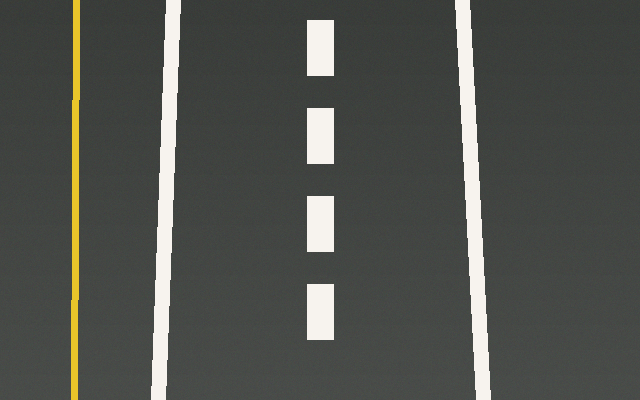
#> input picture tp2/dados/pista_bev.png, 640 x 400 px; its folder holds 6 pictures in this run
$ python ex2b.py   (older library calls are emulated)
#> lines starting #> are read from the running program, lines starting #| are printed output that depends on the picture; after the words box and inside, x2 and y2 are one past the last pixel; in counts of white or black regions, pixels touching at a corner belong together; long printed decimals are rounded
### tp2/utils.py
from pathlib import Path
import cv2
import numpy as np


BASE_DIR = Path(__file__).resolve().parent
DADOS_DIR = BASE_DIR / "dados"


# Carrega imagem da pasta dados/ validando a existencia do arquivo
def carregar_imagem(nome, cinza=False):
#> called with nome = 'pista_bev.png', cinza = True
    caminho = DADOS_DIR / nome
    flag = cv2.IMREAD_GRAYSCALE if cinza else cv2.IMREAD_COLOR
    imagem = cv2.imread(str(caminho), flag)
#> imagem: shape (400, 640); min 54, max 243, mean 80.1
#> call 2 of carregar_imagem, with nome = 'bordas_gt.png', cinza = True
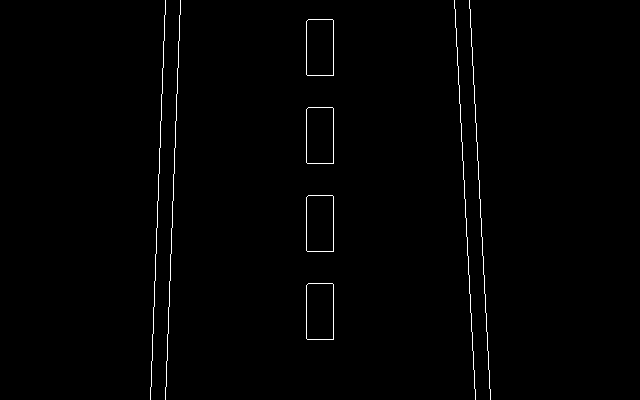
#> input picture tp2/dados/bordas_gt.png, 640 x 400 px
#> in carregar_imagem (call 2), `imagem = cv2.imread(str(caminho), flag)`: imagem: shape (400, 640); 0.88% white in thin lines or dots, all inside (x1, y1, x2, y2) = (150, 0, 491, 400)
    if imagem is None:
        raise FileNotFoundError(f"Imagem nao encontrada: {caminho}")
    return imagem


# Mapeia magnitudes float64 de gradientes/filtros para a faixa [0, 255] uint8
def normalizar_uint8(matriz):
    arr = np.asarray(matriz, dtype=np.float64)
    max_val = float(np.max(np.abs(arr)))
    if max_val <= 1e-12:
        return np.zeros(arr.shape, dtype=np.uint8)
    return np.uint8(np.clip((np.abs(arr) / max_val) * 255.0, 0, 255))


# Monta e salva um grid comparativo com legendas sobrepostas sem depender de GUI
# [29 lines left out: function criar_painel_opencv, not called in this run]

### tp2/ex2b.py
import argparse
import time
import cv2
import matplotlib
import numpy as np
from utils import BASE_DIR, carregar_imagem, normalizar_uint8


# Implementa filtragem espacial 2D manual em NumPy com borda reflect equivalente ao OpenCV
def convolucao_2d_manual_lacos(imagem_cinza, kernel_3x3):
    img_f64 = imagem_cinza.astype(np.float64)
    k_f64 = np.asarray(kernel_3x3, dtype=np.float64)
    h, w = img_f64.shape
#> h = 400; w = 640
    # mode='reflect' replica cv2.BORDER_REFLECT_101 sem duplicar o pixel de borda
    padded = np.pad(img_f64, ((1, 1), (1, 1)), mode="reflect")
    saida = np.zeros((h, w), dtype=np.float64)

    for y in range(h):
        for x in range(w):
            janela = padded[y : y + 3, x : x + 3]
            saida[y, x] = np.sum(janela * k_f64)
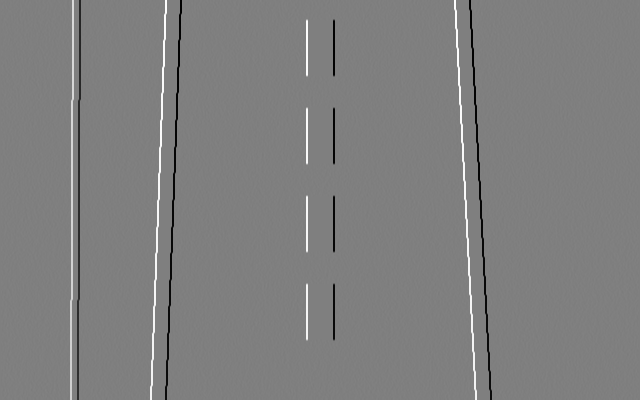
#> saida: shape (400, 640) float64; min -745, max 745, mean 0; drawn with min black and max white

    return saida


# Aplica combinacoes lineares de Sobel X/Y orientadas em 0, 45, 90 e 135 graus
def banco_filtros_direcionais_numpy(imagem_cinza):
    kx = np.array([[-1.0, 0.0, 1.0], [-2.0, 0.0, 2.0], [-1.0, 0.0, 1.0]], dtype=np.float64)
    ky = kx.T
    img_f64 = imagem_cinza.astype(np.float64)
    padded = np.pad(img_f64, ((1, 1), (1, 1)), mode="reflect")
    # sliding_window_view + einsum vetoriza a convolucao 2D em NumPy puro sem cv2.filter2D
    janelas = np.lib.stride_tricks.sliding_window_view(padded, (3, 3))

    respostas = {}
    kernels = {}
    for angulo in (0, 45, 90, 135):
        theta = np.deg2rad(angulo)
        # Base direcional steerable: k(theta) = cos(theta)*Kx + sin(theta)*Ky
        k_dir = np.cos(theta) * kx + np.sin(theta) * ky
        kernels[angulo] = k_dir
        conv = np.einsum("ijkl,kl->ij", janelas, k_dir)
        respostas[angulo] = np.abs(conv)

    return respostas, kernels


def main():
    parser = argparse.ArgumentParser()
    parser.add_argument("--auto", action="store_true")
    args = parser.parse_args()

    if args.auto:
        matplotlib.use("Agg")
    import matplotlib.pyplot as plt

    bev_cinza = carregar_imagem("pista_bev.png", cinza=True)
    bordas_gt = carregar_imagem("bordas_gt.png", cinza=True) > 0

    kernel_sobel_x = np.array([[-1.0, 0.0, 1.0], [-2.0, 0.0, 2.0], [-1.0, 0.0, 1.0]], dtype=np.float64)

    t0_man = time.perf_counter()
    sobel_manual = convolucao_2d_manual_lacos(bev_cinza, kernel_sobel_x)
    tempo_man_ms = (time.perf_counter() - t0_man) * 1000.0

    t0_cv = time.perf_counter()
    sobel_opencv = cv2.Sobel(bev_cinza, cv2.CV_64F, 1, 0, ksize=3, borderType=cv2.BORDER_REFLECT_101)
    tempo_cv_ms = (time.perf_counter() - t0_cv) * 1000.0

    diferenca_abs = np.abs(sobel_manual - sobel_opencv)
#> diferenca_abs: shape (400, 640) float64; every value is 0
    erro_max = float(np.max(diferenca_abs))
#> erro_max = 0
    erro_medio = float(np.mean(diferenca_abs))
#> erro_medio = 0
    pixels_divergentes = int(np.count_nonzero(diferenca_abs > 1e-9))
#> pixels_divergentes = 0
    validado_allclose = bool(np.allclose(sobel_manual, sobel_opencv, atol=1e-9))
#> validado_allclose = True

    respostas_dir, kernels_dir = banco_filtros_direcionais_numpy(bev_cinza)
#> after the loop in banco_filtros_direcionais_numpy, `for angulo in (0, 45, 90, 135):`: kernels = {0: [[-1, 0, 1], [-2, 0, 2], [-1, 0, 1]], 45: [[-1.41, -1.41, 1.11e-16], [-1.41, 0, 1.41], [-1.11e-16, 1.41, 1.41]], 90: [[-1, -2, -1], [-1.22e-16, 0, 1.22e-16], [1, 2, 1]], 135: [[-1.11e-16, -1.41, -1.41], [1.41, 0, -1.41], [1.41, 1.41, 1.11e-16]]}; respostas = 4 items
#> respostas_dir = 4 items; kernels_dir has the same summary as kernels in banco_filtros_direcionais_numpy
    tensor_feature_maps = np.stack([respostas_dir[a] for a in (0, 45, 90, 135)], axis=-1).astype(np.float32)
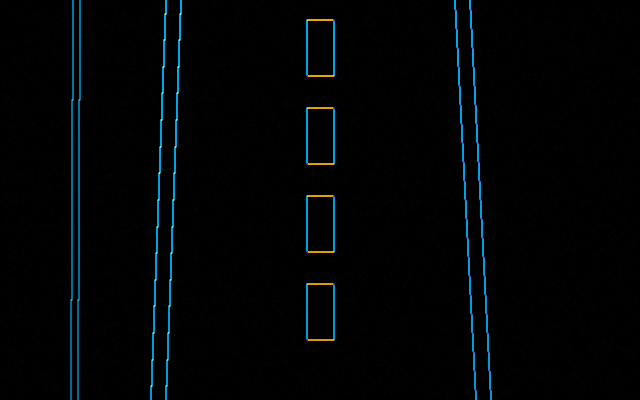
#> tensor_feature_maps: shape (400, 640, 4) float32; mean of channels 0, 1, 2, 3 17.8, 14.4, 5.2, 14.5; drawn with min black and max white

    metricas_angulos = {}
    for angulo, mapa in respostas_dir.items():
        media_global = float(np.mean(mapa))
        media_bordas_faixa = float(np.mean(mapa[bordas_gt]))
        energia_bordas = float(np.sum(mapa[bordas_gt] ** 2))
        metricas_angulos[angulo] = {
            "media_global": media_global,
            "media_faixas": media_bordas_faixa,
            "energia_faixas": energia_bordas,
        }
#> this loop made 4 passes
#> (angulo, media_global, media_bordas_faixa, energia_bordas) on passes 1 to 4: (0, 17.84, 643.4, 1.02e+09), (45, 14.41, 496.9, 566788656), (90, 5.16, 91.67, 123447857), (135, 14.49, 502.2, 578723662)
#> after the loop, metricas_angulos = 4 items

    angulo_vencedor = max(metricas_angulos, key=lambda a: metricas_angulos[a]["media_faixas"])
#> angulo_vencedor = 0

    fig, axes = plt.subplots(2, 4, figsize=(16, 8))
    paineis = [
        (bev_cinza, f"BEV Original ({bev_cinza.shape[1]}x{bev_cinza.shape[0]})"),
        (normalizar_uint8(sobel_manual), f"Sobel X Manual NumPy ({tempo_man_ms:.1f} ms)"),
        (normalizar_uint8(sobel_opencv), f"cv2.Sobel X ({tempo_cv_ms:.3f} ms)"),
        (normalizar_uint8(diferenca_abs), f"Erro Pixel a Pixel (Max={erro_max:.1e})"),
        (normalizar_uint8(respostas_dir[0]), f"Filtro 0° (Faixa={metricas_angulos[0]['media_faixas']:.1f})"),
        (normalizar_uint8(respostas_dir[45]), f"Filtro 45° (Faixa={metricas_angulos[45]['media_faixas']:.1f})"),
        (normalizar_uint8(respostas_dir[90]), f"Filtro 90° (Faixa={metricas_angulos[90]['media_faixas']:.1f})"),
        (normalizar_uint8(respostas_dir[135]), f"Filtro 135° (Faixa={metricas_angulos[135]['media_faixas']:.1f})"),
    ]
#> in normalizar_uint8, `max_val = float(np.max(np.abs(arr)))`: max_val = 745
#> in normalizar_uint8, `return np.uint8(np.clip((np.abs(arr) / max_val) * 255.0, 0, 255))`:
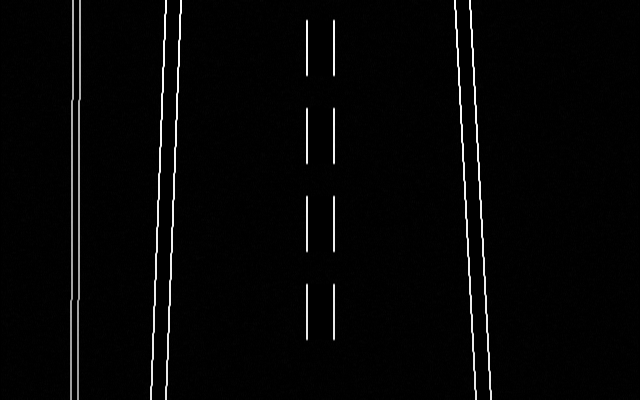
#> returned value: shape (400, 640); min 0, max 255, mean 5.8
#> in normalizar_uint8 (call 5), `arr = np.asarray(matriz, dtype=np.float64)`:
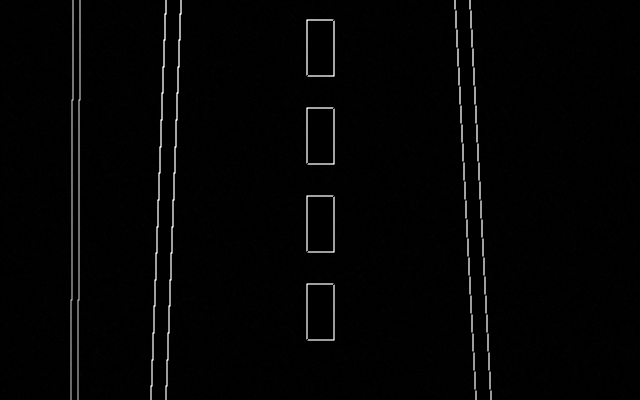
#> arr: shape (400, 640) float64; min 0, max 783.5, mean 14.4; drawn with min black and max white
#> in normalizar_uint8 (call 5), `max_val = float(np.max(np.abs(arr)))`: max_val = 783.5
#> in normalizar_uint8 (call 6), `arr = np.asarray(matriz, dtype=np.float64)`:
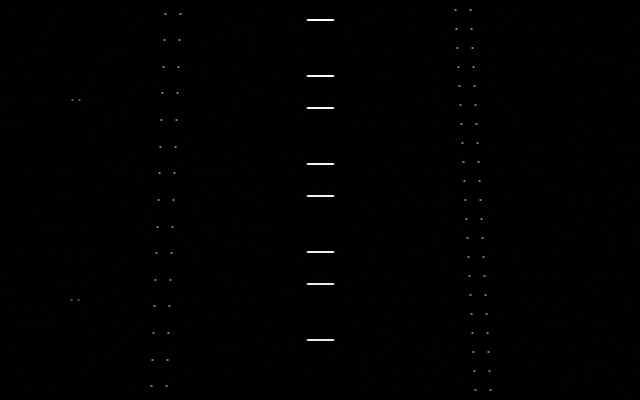
#> arr: shape (400, 640) float64; min 0, max 741, mean 5.2; drawn with min black and max white
#> in normalizar_uint8 (call 6), `max_val = float(np.max(np.abs(arr)))`: max_val = 741

    for ax, (im, titulo) in zip(axes.flat, paineis):
        ax.imshow(im, cmap="gray", vmin=0, vmax=255)
        ax.set_title(titulo, fontsize=10, fontweight="bold")
        ax.axis("off")
#> this loop made 8 passes
#> titulo on passes 1 to 8: 'BEV Original (640x400)', 'Sobel X Manual NumPy (2489.5 ms)', 'cv2.Sobel X (6.298 ms)', 'Erro Pixel a Pixel (Max=0.0e+00)', 'Filtro 0° (Faixa=643.4)', 'Filtro 45° (Faixa=496.9)', 'Filtro 90° (Faixa=91.7)', 'Filtro 135° (Faixa=502.2)'

    fig.suptitle("TP2-2B: Convolucao 2D Manual (NumPy) vs cv2.Sobel e Banco de Filtros Direcionais", fontsize=13, fontweight="bold")
    fig.tight_layout()
    caminho_fig = BASE_DIR / "tp2-2b_convolucao_direcional.png"
    fig.savefig(caminho_fig, dpi=150, bbox_inches="tight")
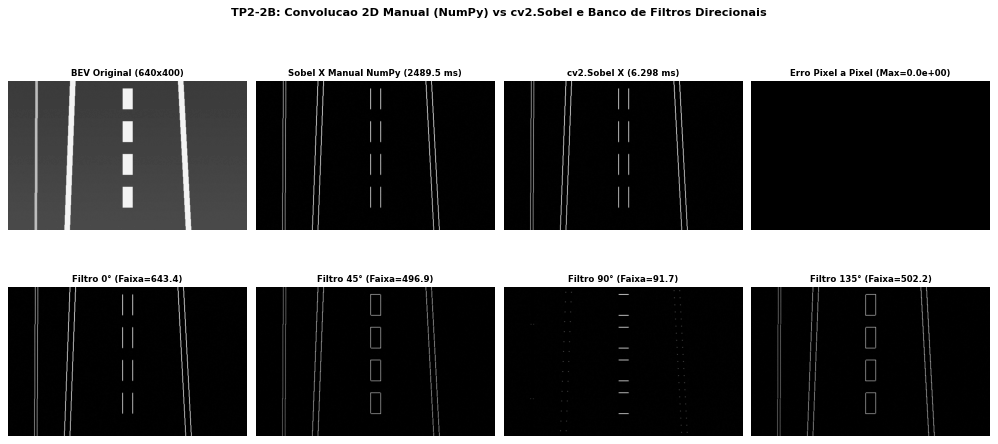
#> figure drawn by matplotlib, 8 panels

    print("=== TP2 - Exercicio 2B: Convolucao 2D Manual e Banco de Filtros Direcionais ===")
    print(f"Resolucao da imagem BEV      : {bev_cinza.shape[1]}x{bev_cinza.shape[0]} px ({bev_cinza.size} pixels)")
#| Resolucao da imagem BEV      : 640x400 px (256000 pixels)
    print(f"Tempo Sobel Manual (NumPy)   : {tempo_man_ms:.2f} ms")
    print(f"Tempo cv2.Sobel (C++/SIMD)   : {tempo_cv_ms:.4f} ms")
    print(f"Erro absoluto maximo (px)    : {erro_max:.12f}")
#| Erro absoluto maximo (px)    : 0
    print(f"Erro absoluto medio (MAE)    : {erro_medio:.12f}")
#| Erro absoluto medio (MAE)    : 0
    print(f"Pixels divergentes (>1e-9)   : {pixels_divergentes} de {bev_cinza.size}")
#| Pixels divergentes (>1e-9)   : 0 de 256000
    print(f"Validacao np.allclose        : {validado_allclose}")
#| Validacao np.allclose        : True

    print("\n--- Resposta do Banco de Filtros Direcionais (0°, 45°, 90°, 135°) ---")
    print(f"{'Angulo do Filtro':<18} | {'Media Global':>14} | {'Media nas Bordas da Faixa':>26} | {'Energia nas Bordas':>20}")
    print("-" * 88)
    for angulo in (0, 45, 90, 135):
        m = metricas_angulos[angulo]
        destaque = " <-- MAIOR RESPOSTA" if angulo == angulo_vencedor else ""
        print(
            f"{str(angulo) + '°':<18} | {m['media_global']:>14.3f} | "
            f"{m['media_faixas']:>26.3f} | {m['energia_faixas']:>20.1f}{destaque}"
        )
#> this loop made 4 passes
#> destaque on passes 1 to 4: ' <-- MAIOR RESPOSTA', '', '', ''
#| 0°                 |         17.843 |                    643.441 |         1022064461.0 <-- MAIOR RESPOSTA
#| 45°                |         14.411 |                    496.858 |          566788656.0
#| 90°                |          5.160 |                     91.671 |          123447857.0
#| 135°               |         14.489 |                    502.151 |          578723662.0

    print(f"\nFormato do Tensor de Entrada : {bev_cinza.shape + (1,)} (H x W x C_in)")
#| Formato do Tensor de Entrada : (400, 640, 1) (H x W x C_in)
    print(f"Formato do Tensor de Saida   : {tensor_feature_maps.shape} (H x W x C_out = 4 mapas de caracteristicas)")
#| Formato do Tensor de Saida   : (400, 640, 4) (H x W x C_out = 4 mapas de caracteristicas)
    print(f"Angulo de maior resposta     : {angulo_vencedor}° (gradiente horizontal ortogonal as faixas longitudinais)")
#| Angulo de maior resposta     : 0° (gradiente horizontal ortogonal as faixas longitudinais)

    # Discussao (Filtros Direcionais vs Camadas Convolucionais de CNNs - Conexao DR2):
    # - No BEV, as faixas correm verticalmente (eixo Y), logo a transicao asfalto->tinta ocorre
    #   no eixo X, fazendo o filtro 0 graus (Sobel X) maximizar a resposta nas bordas longitudinais.
    # - O banco de 4 filtros 3x3 empilhados mapeia HxWx1 -> HxWx4, matematicamente equivalente a
    #   uma camada Conv2D(in_channels=1, out_channels=4, kernel_size=3, padding='reflect') sem bias.
    # - Diferentemente dos kernels analiticos fixos, CNNs (DR2) aprendem os filtros via backpropagation.
    print(f"\nFigura salva em: {caminho_fig.name}")

    if args.auto:
        plt.close("all")
    else:
        plt.show()


if __name__ == "__main__":
    main()
